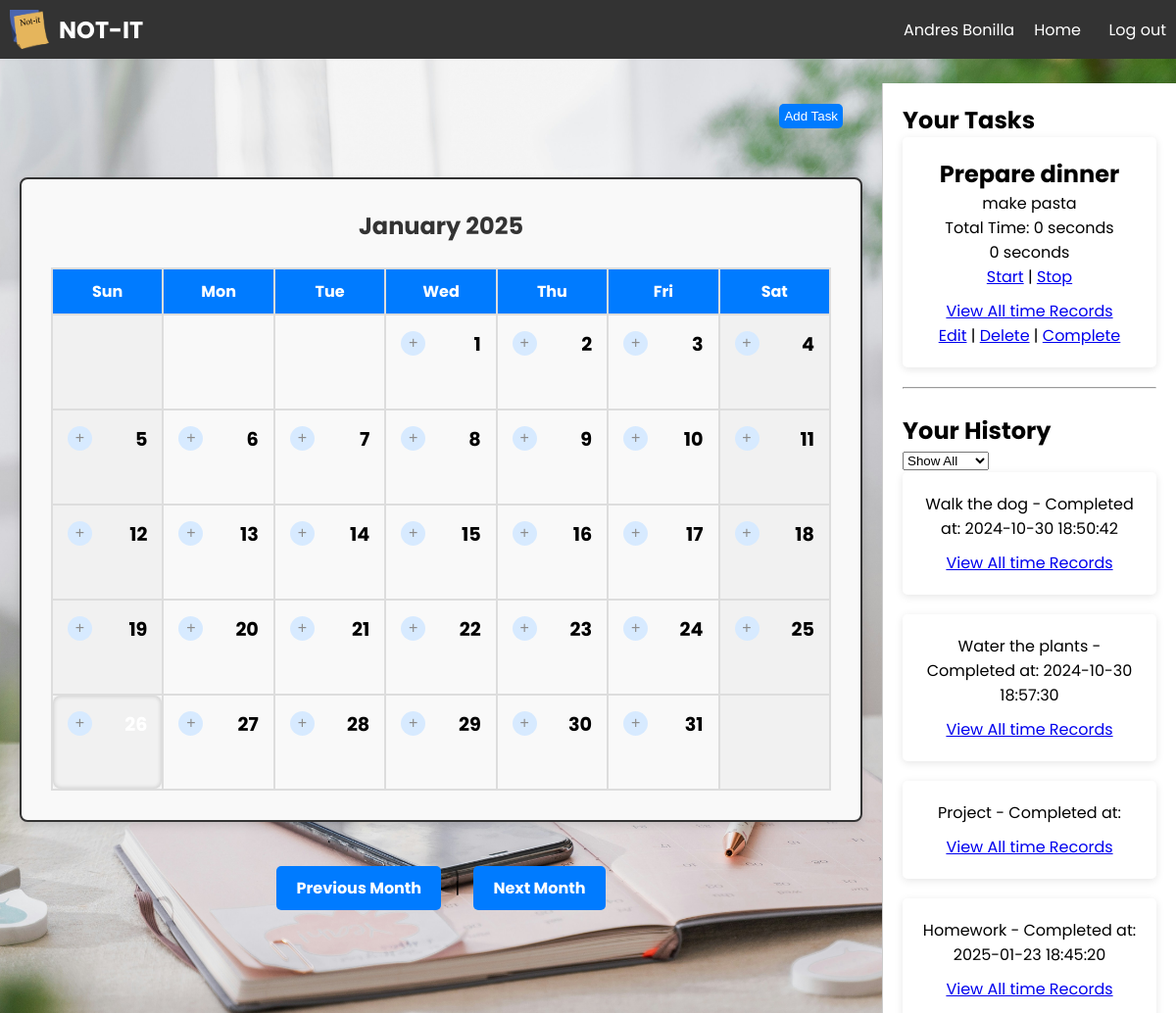
/home/home_page.php (signed in), run on the app's committed database.
### tables this page shows
CREATE TABLE `tasks` (
  `id` int(11) NOT NULL,
  `task_name` varchar(255) NOT NULL,
  `task_description` varchar(200) DEFAULT NULL,
  `due_date` date DEFAULT NULL,
  `status` enum('pending','completed') DEFAULT 'pending',
  `created_at` timestamp NOT NULL DEFAULT current_timestamp(),
  `completed_at` timestamp NULL DEFAULT NULL,
  `username` varchar(20) NOT NULL
);

### Task.class.php (called while the page is built, shortened)
<?php
class Task{
    private $id;
    private $name;
    private $description;
    private $duedate;
    private $completed;
    private $username;
    public function getDuedate()
    {
        return $this->duedate;
    }
    public function getId()
    {
        return $this->id;
    }
    public function getName()
    {
        return $this->name;
    }
    public function getDescription()
    {
        return $this->description;
    }
    public function getCompleted()
    {
        return $this->completed;
    }
    public function setUsername($username)
    {
        $this->username = $username;
    }
    public function __construct($id=null, $name=null,$description=null, $duedate=null, $status=null, $created=null, $completed=null, $username=null){
        $this->id = $id;
        $this->name = $name;
        $this->description = $description;
        $this->duedate = $duedate;
        $this->completed = $completed;
        $this->username = $username;
    }
    public function fetchPendingTasksById($connection){
        $username = $this->username;
        $sqlStmt = "SELECT * FROM tasks WHERE status = 'pending' AND username=:username";
        $prepare = $connection->prepare($sqlStmt);
        $prepare->bindValue(":username",$username,PDO::PARAM_STR);
        $prepare->execute();
        $result = $prepare->fetchAll();
        $counter = 0;
        if(sizeof($result)>0){
            foreach ($result as $rec){
                $task = new Task();
                $task->id=$rec["id"];
                $task->name = $rec["task_name"];
                $task->description = $rec["task_description"];
                $task->duedate = $rec["due_date"];
                $task->status= $rec["status"];
                $task->created = $rec["created_at"];
                $task->completed = $rec["completed_at"];
                $task->username = $rec["username"];
                $listOfTasks[$counter++] = $task;
            }
        }
        else{
            $listOfTasks="";
        }
        return serialize($listOfTasks);
    }
    public function fetchCompletedTasksById($connection){
        $username = $this->username;
        $sqlStmt = "SELECT * FROM tasks WHERE status = 'completed' AND username=:username";
        $prepare = $connection->prepare($sqlStmt);
        $prepare->bindValue(":username",$username,PDO::PARAM_STR);
        $prepare->execute();
        $result = $prepare->fetchAll();
        $counter = 0;
        if(sizeof($result)>0){
            foreach ($result as $rec){
                $task = new Task();
                $task->id=$rec["id"];
                $task->name = $rec["task_name"];
                $task->description = $rec["task_description"];
                $task->duedate = $rec["due_date"];
                $task->status= $rec["status"];
                $task->created = $rec["created_at"];
                $task->completed = $rec["completed_at"];
                $task->username = $rec["username"];
                $listOfTasks[$counter++] = $task;
            }
        }
        else{
            $listOfTasks="";
        }
        return serialize($listOfTasks);
    }
    public function fetchTotalTimeByTaskId($connection, $taskId) {
        $taskId = intval($taskId);
        $sqlStmt = "SELECT SUM(total_time) as total_time FROM task_time WHERE task_id = :task_id";
        $prepare = $connection->prepare($sqlStmt);
        $prepare->bindValue(":task_id", $taskId, PDO::PARAM_INT);
        $prepare->execute();
        $result = $prepare->fetch(PDO::FETCH_ASSOC);
        return $result['total_time'] ?? 0;
    }
}

### home/completed_tasks.php (the view)
<?php
include_once '../dbconfig.php';
include_once '../Task.class.php';
$username = $_SESSION["USERNAME"];
try{
    $connection = new PDO("mysql:host=$host;dbname=$dbname;",$user,$pass);
    $aTask = new Task();
    $aTask->setUsername($username);
    $tasks=unserialize($aTask->fetchCompletedTasksById($connection));
    if($tasks!=""){
        foreach ($tasks as $row ){
            echo "<div class='history-item active' data-date='{$row->getCompleted()}'>
                    <span>{$row->getName()} - Completed at: {$row->getCompleted()}</span>
                    <div style='margin-top: 10px;'>
                    <a href='../timer/show_records.php?task_id={$row->getId()}' class='button'>View All time Records</a>
                    </div>
                    </div>";
        }
    }
    else{
        echo $tasks;
        echo "No completed tasks";
    }
}
catch(PDOException $e){
    echo $e->getMessage();
}
?>

### home/home_page.php (shortened to what this page needs)
<!DOCTYPE html>
<html lang="en">
<head>
    <link rel="stylesheet" href="../styles/styles.css">
    <link rel = "stylesheet" href="../styles/calendar.css">
</head>
<body>
	<?php include_once 'heading.php';?>
    <br/>
    <div class="container">
        <div class="task-section">
            <ul class="task-buttons">
                <li><button id = "button-add" onclick="document.getElementById('addTaskForm').style.display='block'">Add Task</button></li>
            </ul>
			<br/>
			<br/>
            <div>
            <?php
            include 'calendar.php';
            ?>
            </div>
        </div>
        <div class="history-section">
        	<h2>Your Tasks</h2>
            <div class="history-grid">
                <?php
                include 'pending_tasks.php';
                ?>
            </div>
            <hr>
            <br/>
            <h2>Your History</h2>
            <select class="history-filter-dropdown" id="historyFilterDropdown">
                <option value="all">Show All</option>
            </select>
            <div class="history-grid">
                <?php
                    include 'completed_tasks.php';
                ?>
            </div>
        </div>
    </div>
</body>
</html>

### home/heading.php (shortened to what this page needs)
<?php
echo '<header class="navbar">';
echo '<div class="logo">';
echo '<img src="../assets/Logo.png" alt="Logo">';
echo '<h1>NOT-IT</h1>';
echo '</div>';
echo '<nav class="nav-links">';
if (isset($_SESSION["USERNAME"])){
    $name = $_SESSION["NAME"];
    echo "<a>$name</a>";
    echo '<a href="../home/home_page.php">Home</a>';
    echo '&nbsp&nbsp <a href="../account/logout.php">Log out</a>';
}
else{
    echo '<a href="../index.php">Home</a>';
    echo '<a href="../account/login.php">Log In</a>';
}
echo '</nav>';
echo '</header>';
?>

### home/calendar.php (shortened to what this page needs)
<?php
$month = isset($_GET['month']) ? intval($_GET['month']) : date('m');
$year = isset($_GET['year']) ? intval($_GET['year']) : date('Y');
$firstDayOfMonth = mktime(0, 0, 0, $month, 1, $year);
$daysInMonth = date('t', $firstDayOfMonth);
$dayOfWeek = date('w', $firstDayOfMonth);
$monthName = (new DateTime("{$year}-{$month}-01"))->format('F');
$daysOfWeek = ["Sun", "Mon", "Tue", "Wed", "Thu", "Fri", "Sat"];
echo "<div class='calendar-container'>";
echo "<div class='calendar-header'>";
echo "<h2>$monthName $year</h2>";
echo "</div>";
echo "<table class='calendar'>";
echo "<tr>";
foreach ($daysOfWeek as $day) {
    echo "<th>$day</th>";
}
echo "</tr><tr>";
if ($dayOfWeek > 0) {
    echo str_repeat("<td></td>", $dayOfWeek);
}
for ($day = 1; $day <= $daysInMonth; $day++) {
    $class = ($day == date('d') && $month == date('m') && $year == date('Y')) ? 'today' : '';
    echo "<td class='$class'>";
    echo "<div class='day-cell'>";
    echo "<div class='day-number'>$day</div>";
    echo "<form action='' method='POST' class='day-form'>";
    echo "<button type='submit' name='action' value='add' class='day-button'>+</button>";
    echo "</form>";
    echo "</div>";
    echo "</td>";
    if (($day + $dayOfWeek) % 7 == 0) {
        echo "</tr><tr>";
    }
}
if (($dayOfWeek + $daysInMonth) % 7 != 0) {
    echo str_repeat("<td></td>", 7 - (($dayOfWeek + $daysInMonth) % 7));
}
echo "</tr></table>";
echo "</div>";
$prevMonth = $month - 1;
$nextMonth = $month + 1;
if ($prevMonth < 1) {
    $prevMonth = 12;
    $prevYear = $year - 1;
} else {
    $prevYear = $year;
}
if ($nextMonth > 12) {
    $nextMonth = 1;
    $nextYear = $year + 1;
} else {
    $nextYear = $year;
}
echo "<br/>";
echo "<div class='calendar-nav'>";
echo "<a href='?month=$prevMonth&year=$prevYear'>Previous Month</a> | ";
echo "<a href='?month=$nextMonth&year=$nextYear'>Next Month</a>";
echo "</div>";
?>

### home/pending_tasks.php
<?php
include_once '../dbconfig.php';
include_once '../Task.class.php';
$username = $_SESSION["USERNAME"];
try{
    $connection = new PDO("mysql:host=$host;dbname=$dbname;",$user,$pass);
    $aTask = new Task();
    $aTask->setUsername($username);
    $tasks=unserialize($aTask->fetchPendingTasksById($connection));
    if($tasks!=""){
        foreach ($tasks as $row ){
            $totalTime = $aTask->fetchTotalTimeByTaskId($connection, $row->getId());
            echo "<div class='history-item active' data-date='{$row->getDuedate()}'>
                            <h2>{$row->getName()}</h2>
                            <p>{$row->getDescription()}</p>
                            <p>Total Time: {$totalTime} seconds</p>
                            <div class='timer' id='timer-{$row->getId()}'>0 seconds</div>
                            <a href='#' onclick='startTimer({$row->getId()})'>Start</a> |
                            <a href='#' onclick='stopTimer({$row->getId()})'>Stop</a>
                            <div style='margin-top: 10px;'>
                                <a href='../timer/show_records.php?task_id={$row->getId()}' class='button'>View All time Records</a>
                            </div>
                            <div class='task-actions'>
                                <a href='../edit_task.php?id={$row->getId()}'>Edit</a> |
                                <a href='../delete_task.php?id={$row->getId()}'>Delete</a> |
                                <a href='../completed_tasks.php?id={$row->getId()}'>Complete</a>
                            </div>
                          </div>";
        }
    }
    else{
        echo $tasks;
        echo "No pending tasks";
    }
}
catch(PDOException $e){
    echo $e->getMessage();
}
?>

### styles/styles.css (style rules this page uses)
* { box-sizing: border-box; margin: 0; padding: 0; }
body { font-family: 'Poppins', sans-serif; background-color: #f4f4f4; background: url('../assets/background.jpg') no-repeat center center fixed; background-size: cover; }
.navbar { display: flex; justify-content: space-between; align-items: center; background-color: #333; padding: 10px; }
.navbar .logo { display: flex; align-items: center; }
.navbar .logo img { width: 40px; height: 40px; margin-right: 10px; }
.navbar .logo h1 { color: white; font-size: 24px; margin: 0; }
.navbar .nav-links { list-style-type: none; margin: 0; padding: 0; display: flex; }
.navbar .nav-links a { color: white; margin-left: 20px; text-decoration: none; }
.task-buttons { list-style-type: none; display: flex; justify-content: end; }
.task-buttons #button-add { padding : 5px 5px 5px 5px; margin-right: 20px; right: 5px; }
.container { display: flex; height: 100vh; }
.task-section { width: 75%; padding: 20px; overflow-y: auto; }
.history-section { width: 25%; background-color: #fff; border-left: 1px solid #ccc; padding: 20px; position: sticky; top: 0; overflow-y: auto; }
.history-grid { display: grid; grid-template-columns: 1fr; gap: 20px; margin-bottom: 20px; }
.history-item { background-color: #fff; padding: 20px; border-radius: 5px; box-shadow: 0 2px 8px rgba(0, 0, 0, 0.1); text-align: center; cursor: pointer; transition: transform 0.2s ease; display: none; }
.history-item.active { display: block; }
#button-add { background-color: #007bff; color: white; padding: 10px; border: none; cursor: pointer; border-radius: 5px; }

### styles/calendar.css (style rules this page uses)
.calendar-container { max-width: 1000px; margin: auto; padding: 30px; border: 2px solid #333; border-radius: 8px; box-shadow: 0 4px 8px rgba(0, 0, 0, 0.1); background-color: #f9f9f9; }
.calendar td.today { background-color: #007bff; color: #fff; font-weight: bold; border-radius: 8px; box-shadow: inset 0 0 5px rgba(0, 0, 0, 0.2); }
.calendar-header h2 { text-align: center; font-size: 24px; color: #333; padding-bottom: 25px; }
.calendar { width: 100%; border-collapse: collapse; }
.calendar th, .calendar td { width: calc(100% / 7); padding: 10px; text-align: center; vertical-align: top; border: 2px solid #ddd; font-size: 1em; }
.calendar th { background-color: #007bff; color: #fff; font-weight: bold; }
.calendar td:nth-child(1), .calendar td:nth-child(7) { background-color: #f1f1f1; }
.day-number { font-size: 1.2em; margin-bottom: 8px; }
.day-cell { position: relative; height: 75px; }
.day-number { position: absolute; top: 5px; right: 5px; font-size: 1.2em; font-weight: bold; }
.day-form { position: absolute; top: 5px; left: 5px; }
.day-button { background-color: #d7eaff; color: #8c8c8c; border: none; border-radius: 50%; width: 25px; height: 25px; font-size: 1em; cursor: pointer; transition: background-color 0.3s; }
.calendar-nav { text-align: center; margin-top: 20px; }
.calendar-nav a { display: inline-block; padding: 10px 20px; margin: 0 10px; font-weight: bold; text-decoration: none; color: white; background-color: #007bff; border-radius: 5px; transition: background-color 0.3s, transform 0.2s; }

### data on the page
tasks: task_name "Prepare dinner", task_description "make pasta", totalTime "0"
tasks: task_name "Walk the dog", completed_at "2024-10-30 18:50:42"
tasks: task_name "Water the plants", completed_at "2024-10-30 18:57:30"
tasks: task_name "Project"
tasks: task_name "Homework", completed_at "2025-01-23 18:45:20"

### other printed values
$name "Andres Bonilla"
$monthName "January"
$year "2025"
$day "Sun"
$day "Mon"
$day "Tue"
$day "Wed"
$day "Thu"
$day "Fri"
$day "Sat"
